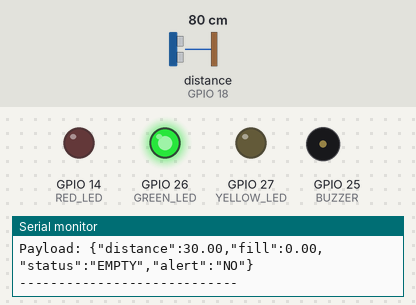
Recording of a sketch running on a simulated ESP32. On the bench: output pins drawn as LEDs (lit = HIGH), buzzer (waves = sounding), the last lines printed to the serial monitor. Wiring (inferred from the names in the program): ultrasonic range finder: trigger GPIO 5; echo GPIO 18. The test bench sets the inputs (shaded band); at power-on: distance to the obstacle (sensor on GPIO 18) 80 cm. The echo pulse lasts 58.3 µs per cm; WiFi joins after 1.5 s; servers stay silent unless stated; random numbers use the default seed unless the sketch sets one; no MQTT or app messages arrive unless stated; pins used as bus, display or sensor lines are not drawn.

Above: at 2.7 s.
2.8 s: distance to the obstacle (sensor on GPIO 18) set to 20 cm
6.6 s: distance to the obstacle (sensor on GPIO 18) set to 16 cm
At 8.9 s:
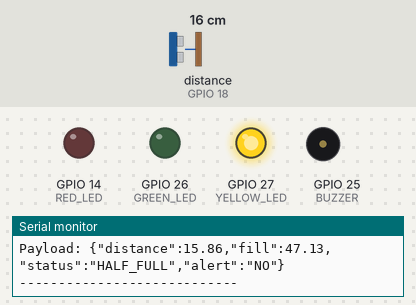
10.4 s: distance to the obstacle (sensor on GPIO 18) set to 8 cm
14.2 s: distance to the obstacle (sensor on GPIO 18) set to 5 cm
At 17.6 s:
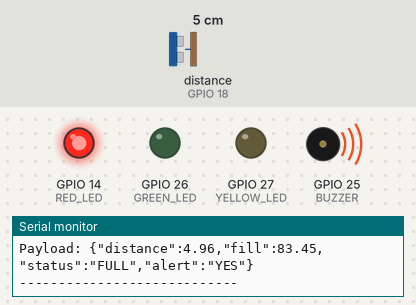
18.1 s: distance to the obstacle (sensor on GPIO 18) set to 9 cm
At 20.5 s:
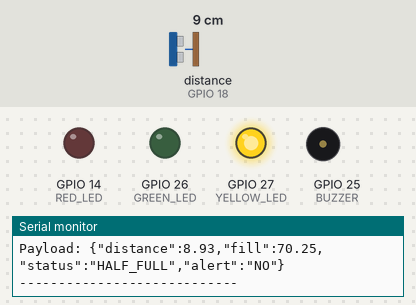
21.9 s: distance to the obstacle (sensor on GPIO 18) set to 2 cm
At 23.4 s:
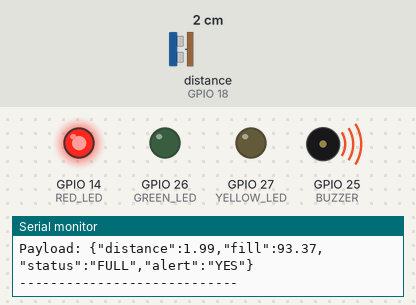
Timing chart, 0 to 24.9 s (numbered marks = the images above; inputs shaded):
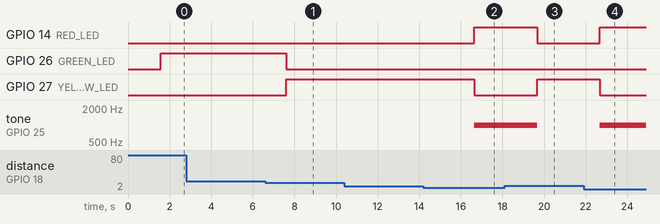

Measured:
- the behaviour switches between 19 and 18 cm on distance to the obstacle (sensor on GPIO 18) (found by bisection; images 0 and 1)
- the behaviour switches between 7 and 6 cm on distance to the obstacle (sensor on GPIO 18) (found by bisection; images 1 and 2)
- after the input at 6.6 s, GPIO 26 (GREEN_LED): HIGH → LOW after 1.0 s; GPIO 27 (YELLOW_LED): LOW → HIGH after 1.0 s
- after the input at 14.2 s, GPIO 14 (RED_LED): LOW → HIGH after 2.4 s; GPIO 27 (YELLOW_LED): HIGH → LOW after 2.4 s; tone on GPIO 25 (BUZZER): silent → 1000 Hz after 2.4 s
- after the input at 18.1 s, GPIO 14 (RED_LED): HIGH → LOW after 1.6 s; GPIO 27 (YELLOW_LED): LOW → HIGH after 1.6 s; tone on GPIO 25 (BUZZER): 1000 Hz → silent after 1.6 s
- after the input at 21.9 s, GPIO 14 (RED_LED): LOW → HIGH after 0.78 s; GPIO 27 (YELLOW_LED): HIGH → LOW after 0.78 s; tone on GPIO 25 (BUZZER): silent → 1000 Hz after 0.78 s

The sketch:

smart_bin_esp32.ino
```cpp
#include <WiFi.h>
#include <PubSubClient.h>

// ===============================
// HC-SR04 Pins
// ===============================
#define TRIG_PIN 5
#define ECHO_PIN 18

// ===============================
// LED Pins
// ===============================
#define GREEN_LED 26
#define YELLOW_LED 27
#define RED_LED 14

// ===============================
// Buzzer Pin
// ===============================
#define BUZZER 25

// ===============================
// Bin Configuration
// ===============================
const float BIN_HEIGHT = 30.0;

// ===============================
// WiFi Credentials
// ===============================
const char* ssid = "Wokwi-GUEST";
const char* password = "";

// ===============================
// MQTT Configuration
// ===============================
const char* mqtt_server = "broker.emqx.io";
const int mqtt_port = 1883;

const char* mqtt_topic =
"smartwaste/bin1/data";

// ===============================
// MQTT Objects
// ===============================
WiFiClient espClient;
PubSubClient client(espClient);

// ===============================
// Ultrasonic Function
// ===============================
float measureDistance() {

  digitalWrite(TRIG_PIN, LOW);
  delayMicroseconds(2);

  digitalWrite(TRIG_PIN, HIGH);
  delayMicroseconds(10);

  digitalWrite(TRIG_PIN, LOW);

  long duration =
      pulseIn(ECHO_PIN, HIGH);

  float distance =
      duration * 0.034 / 2;

  return distance;
}

// ===============================
// WiFi Connection
// ===============================
void connectWiFi() {

  Serial.println();
  Serial.println("Connecting WiFi...");

  WiFi.begin(ssid, password);

  while (WiFi.status() != WL_CONNECTED) {

    delay(500);
    Serial.print(".");
  }

  Serial.println();
  Serial.println("WiFi Connected");
  Serial.print("IP Address: ");
  Serial.println(WiFi.localIP());
}

// ===============================
// MQTT Reconnect
// ===============================
void reconnectMQTT() {

  while (!client.connected()) {

    Serial.print("Connecting MQTT...");

    String clientId =
        "SmartBinESP32-";

    clientId += String(random(1000));

    if (client.connect(clientId.c_str())) {

      Serial.println(" Connected");

    } else {

      Serial.print(" Failed, rc=");
      Serial.print(client.state());
      Serial.println(" Retry in 5 sec");

      delay(5000);
    }
  }
}

// ===============================
// Setup
// ===============================
void setup() {

  Serial.begin(115200);

  pinMode(TRIG_PIN, OUTPUT);
  pinMode(ECHO_PIN, INPUT);

  pinMode(GREEN_LED, OUTPUT);
  pinMode(YELLOW_LED, OUTPUT);
  pinMode(RED_LED, OUTPUT);

  pinMode(BUZZER, OUTPUT);

  Serial.println();
  Serial.println("================================");
  Serial.println("Smart Waste Management System");
  Serial.println("================================");

  connectWiFi();

  client.setServer(
      mqtt_server,
      mqtt_port
  );
}

// ===============================
// Main Loop
// ===============================
void loop() {

  if (!client.connected()) {

    reconnectMQTT();
  }

  client.loop();

  float distance =
      measureDistance();

  // Sensor Validation
  if (distance <= 0 ||
      distance > BIN_HEIGHT) {

    distance = BIN_HEIGHT;
  }

  float fillPercentage =
      ((BIN_HEIGHT - distance)
      / BIN_HEIGHT) * 100.0;

  fillPercentage =
      constrain(
          fillPercentage,
          0,
          100
      );

  String status;
  String alert;

  // ==========================
  // Empty
  // ==========================
  if (fillPercentage < 40) {

    status = "EMPTY";
    alert = "NO";

    digitalWrite(GREEN_LED, HIGH);
    digitalWrite(YELLOW_LED, LOW);
    digitalWrite(RED_LED, LOW);

    noTone(BUZZER);
  }

  // ==========================
  // Half Full
  // ==========================
  else if (fillPercentage < 80) {

    status = "HALF_FULL";
    alert = "NO";

    digitalWrite(GREEN_LED, LOW);
    digitalWrite(YELLOW_LED, HIGH);
    digitalWrite(RED_LED, LOW);

    noTone(BUZZER);
  }

  // ==========================
  // Full
  // ==========================
  else {

    status = "FULL";
    alert = "YES";

    digitalWrite(GREEN_LED, LOW);
    digitalWrite(YELLOW_LED, LOW);
    digitalWrite(RED_LED, HIGH);

    tone(BUZZER, 1000);
  }

  // ==========================
  // JSON Payload
  // ==========================
  String payload = "{";
  payload += "\"distance\":";
  payload += String(distance, 2);
  payload += ",";

  payload += "\"fill\":";
  payload += String(fillPercentage, 2);
  payload += ",";

  payload += "\"status\":\"";
  payload += status;
  payload += "\",";

  payload += "\"alert\":\"";
  payload += alert;
  payload += "\"}";

  // Publish MQTT
  client.publish(
      mqtt_topic,
      payload.c_str()
  );

  // ==========================
  // Serial Output
  // ==========================
  Serial.println();
  Serial.println("----------------------------");

  Serial.print("Distance: ");
  Serial.print(distance);
  Serial.println(" cm");

  Serial.print("Fill Level: ");
  Serial.print(fillPercentage);
  Serial.println(" %");

  Serial.print("Status: ");
  Serial.println(status);

  Serial.print("Alert: ");
  Serial.println(alert);

  Serial.print("MQTT Topic: ");
  Serial.println(mqtt_topic);

  Serial.print("Payload: ");
  Serial.println(payload);

  Serial.println("----------------------------");

  delay(3000);
}
```
